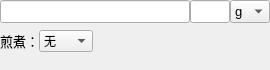
<?xml version="1.0" encoding="UTF-8"?>
<ui version="4.0">
 <class>DrugEditor</class>
 <widget class="QWidget" name="DrugEditor">
  <property name="geometry">
   <rect>
    <x>0</x>
    <y>0</y>
    <width>270</width>
    <height>70</height>
   </rect>
  </property>
  <property name="sizePolicy">
   <sizepolicy hsizetype="Fixed" vsizetype="Fixed">
    <horstretch>0</horstretch>
    <verstretch>0</verstretch>
   </sizepolicy>
  </property>
  <property name="windowTitle">
   <string>Form</string>
  </property>
  <property name="autoFillBackground">
   <bool>true</bool>
  </property>
  <layout class="QFormLayout" name="formLayout">
   <property name="horizontalSpacing">
    <number>0</number>
   </property>
   <property name="verticalSpacing">
    <number>7</number>
   </property>
   <property name="leftMargin">
    <number>0</number>
   </property>
   <property name="topMargin">
    <number>0</number>
   </property>
   <property name="rightMargin">
    <number>0</number>
   </property>
   <property name="bottomMargin">
    <number>5</number>
   </property>
   <item row="0" column="0" colspan="2">
    <layout class="QHBoxLayout" name="drugLayout">
     <property name="spacing">
      <number>0</number>
     </property>
     <property name="topMargin">
      <number>0</number>
     </property>
     <property name="bottomMargin">
      <number>0</number>
     </property>
     <item>
      <widget class="QLineEdit" name="drugNameLE">
       <property name="sizePolicy">
        <sizepolicy hsizetype="Expanding" vsizetype="Fixed">
         <horstretch>0</horstretch>
         <verstretch>0</verstretch>
        </sizepolicy>
       </property>
       <property name="font">
        <font>
         <pointsize>10</pointsize>
        </font>
       </property>
       <property name="text">
        <string/>
       </property>
      </widget>
     </item>
     <item>
      <widget class="QLineEdit" name="weightLE">
       <property name="sizePolicy">
        <sizepolicy hsizetype="Fixed" vsizetype="Fixed">
         <horstretch>0</horstretch>
         <verstretch>0</verstretch>
        </sizepolicy>
       </property>
       <property name="maximumSize">
        <size>
         <width>40</width>
         <height>16777215</height>
        </size>
       </property>
       <property name="font">
        <font>
         <pointsize>10</pointsize>
        </font>
       </property>
       <property name="text">
        <string/>
       </property>
       <property name="alignment">
        <set>Qt::AlignRight|Qt::AlignTrailing|Qt::AlignVCenter</set>
       </property>
      </widget>
     </item>
     <item>
      <widget class="QComboBox" name="unitCB">
       <property name="sizePolicy">
        <sizepolicy hsizetype="Fixed" vsizetype="Fixed">
         <horstretch>0</horstretch>
         <verstretch>0</verstretch>
        </sizepolicy>
       </property>
       <property name="maximumSize">
        <size>
         <width>40</width>
         <height>16777215</height>
        </size>
       </property>
       <property name="font">
        <font>
         <pointsize>10</pointsize>
        </font>
       </property>
       <item>
        <property name="text">
         <string>g</string>
        </property>
       </item>
       <item>
        <property name="text">
         <string>袋</string>
        </property>
       </item>
       <item>
        <property name="text">
         <string>颗</string>
        </property>
       </item>
       <item>
        <property name="text">
         <string>个</string>
        </property>
       </item>
      </widget>
     </item>
    </layout>
   </item>
   <item row="1" column="0" colspan="2">
    <layout class="QHBoxLayout" name="usageLayout">
     <property name="spacing">
      <number>0</number>
     </property>
     <item>
      <widget class="QLabel" name="label">
       <property name="font">
        <font>
         <pointsize>10</pointsize>
        </font>
       </property>
       <property name="text">
        <string>煎煮：</string>
       </property>
      </widget>
     </item>
     <item>
      <widget class="QComboBox" name="usageCB">
       <item>
        <property name="text">
         <string>无</string>
        </property>
       </item>
       <item>
        <property name="text">
         <string>先煎</string>
        </property>
       </item>
       <item>
        <property name="text">
         <string>后下</string>
        </property>
       </item>
      </widget>
     </item>
     <item>
      <spacer name="horizontalSpacer">
       <property name="orientation">
        <enum>Qt::Horizontal</enum>
       </property>
       <property name="sizeHint" stdset="0">
        <size>
         <width>40</width>
         <height>20</height>
        </size>
       </property>
      </spacer>
     </item>
    </layout>
   </item>
  </layout>
 </widget>
 <tabstops>
  <tabstop>drugNameLE</tabstop>
  <tabstop>weightLE</tabstop>
  <tabstop>unitCB</tabstop>
  <tabstop>usageCB</tabstop>
 </tabstops>
 <resources/>
 <connections/>
</ui>
